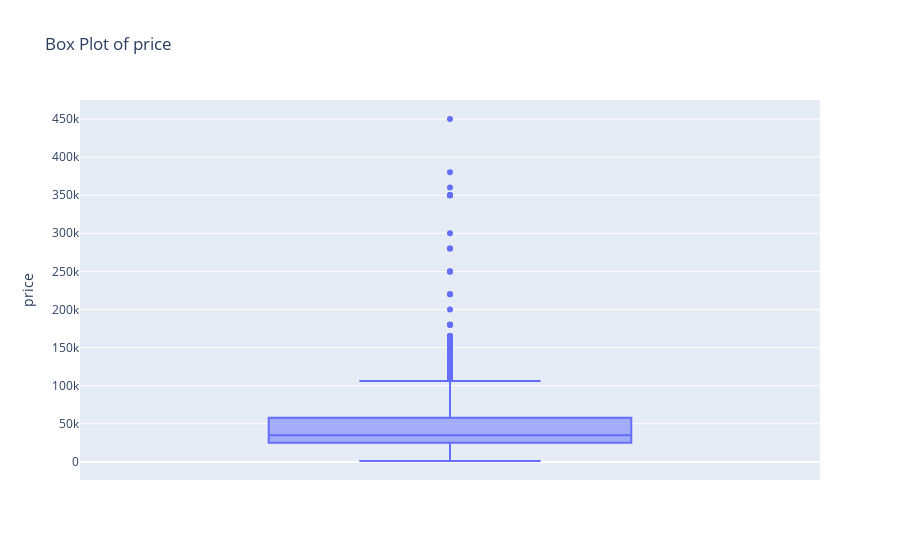

The notebook cell this image was saved under:
### Code cell
fig = px.box(real_estate, y='price', title='Box Plot of price')

# Show the plot
fig.show()

### Figure 1 — Plotly figure (JSON) as saved in the notebook; plotly's stock layout.template omitted (floating-point values rounded to 4 significant figures; data arrays with more than 128 entries replaced by an {"elided": "..."} marker saying what was removed)
{"data": [{"alignmentgroup": "True", "hovertemplate": "price=%{y}<extra></extra>", "legendgroup": "", "marker": {"color": "#636efa"}, "name": "", "notched": false, "offsetgroup": "", "orientation": "v", "showlegend": false, "type": "box", "x0": " ", "xaxis": "x", "y": {"elided": "6583 int values"}, "y0": " ", "yaxis": "y"}], "layout": {"boxmode": "group", "legend": {"tracegroupgap": 0}, "title": {"text": "Box Plot of price"}, "xaxis": {"anchor": "y", "domain": [0, 1]}, "yaxis": {"anchor": "x", "domain": [0, 1], "title": {"text": "price"}}}}
